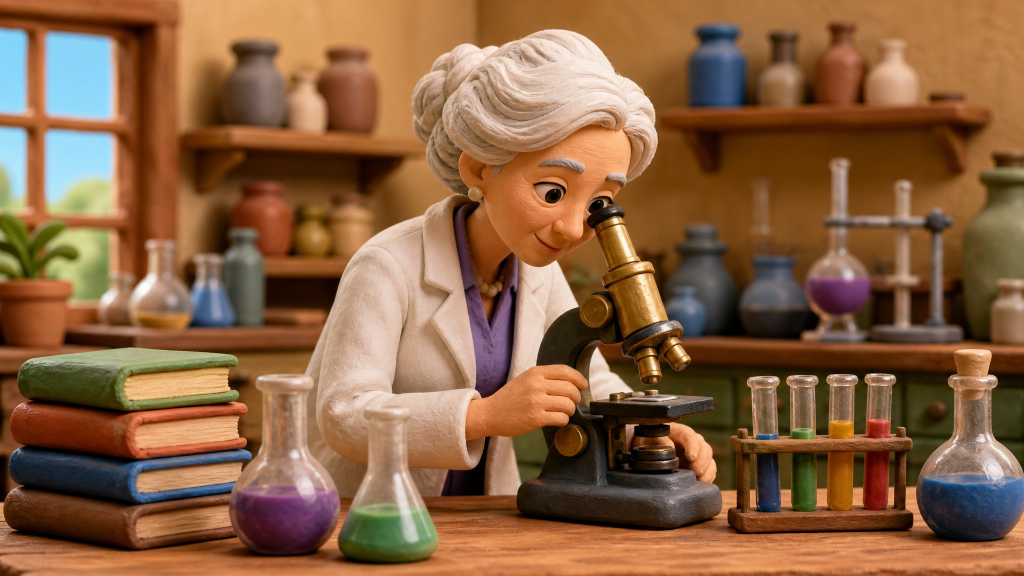
#> input picture themen/pea/bilder/D/k4.jpg, 2048 x 1152 px, given as the content of the folder bilder/bilder/D/k4.jpg, which was not available (shown at 1/2 size)
$ python kontaktbogen.py bilder/D/k4.jpg
#> lines starting #> are read from the running program, lines starting #| are printed output that depends on the picture
"""Kontaktbogen je Stil zur Sichtprüfung: python3 kontaktbogen.py I G D  →  kontakt_<Stil>.jpg (nicht einchecken)."""
import sys, os, glob
from PIL import Image, ImageDraw, ImageFont
F = ImageFont.truetype('/usr/share/fonts/truetype/dejavu/DejaVuSans-Bold.ttf', 22)
for stil in sys.argv[1:]:
    dateien = sorted(glob.glob(f'bilder/{stil}/*.jpg'), key=lambda p: (not os.path.basename(p).startswith('k'), p))
    dateien = [d for d in dateien if '_alt' not in d]
    W, H, n = 400, 320, 7
    bogen = Image.new('RGB', (n * W, ((len(dateien) + n - 1) // n) * H), 'white')
#> bogen: PIL image 2800x320 RGB; every value is 255
    for i, d in enumerate(dateien):
        im = Image.open(d); im.thumbnail((W - 6, H - 6))
#> further down, im is the input picture: PIL image 2048x1152 RGB; mean R, G, B 137.3, 97.6, 65.8
#> after `im.thumbnail((W - 6, H - 6))`:
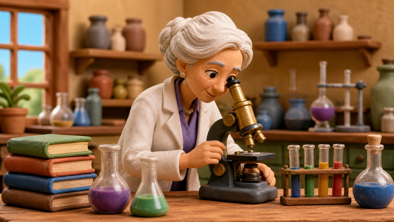
#> im: PIL image 394x222 RGB; mean R, G, B 137.5, 97.8, 66
        x, y = (i % n) * W, (i // n) * H
        bogen.paste(im, (x + 3, y + 3))
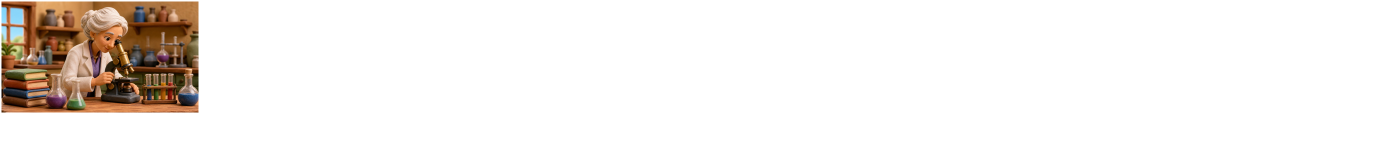
#> bogen: PIL image 2800x320 RGB (shown at 1/2 size); mean R, G, B 243.5, 239.7, 236.5
        ImageDraw.Draw(bogen).text((x + 8, y + 6), os.path.basename(d)[:-4], font=F, fill='white', stroke_width=3, stroke_fill='black')
    bogen.save(f'kontakt_{stil}.jpg', quality=82)
    print(stil, len(dateien))

$ run again, on themen/pea/bilder/G/k3.jpg
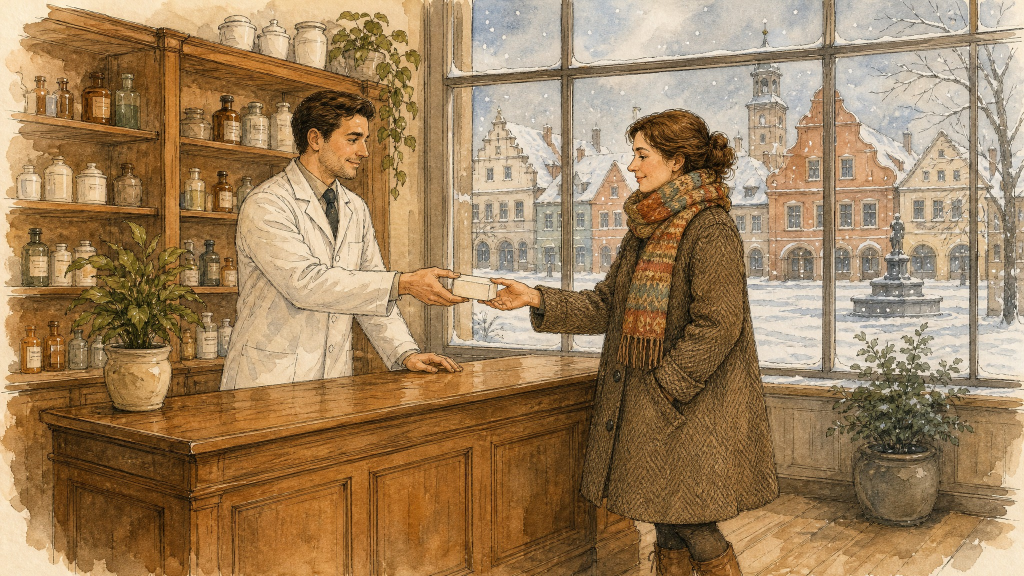
#> input picture themen/pea/bilder/G/k3.jpg, 2048 x 1152 px, given as the content of the folder bilder/bilder/G/k3.jpg, which was not available (shown at 1/2 size)
#> im is the input picture: PIL image 2048x1152 RGB; mean R, G, B 159.6, 130, 94
#> `im.thumbnail((W - 6, H - 6))`:
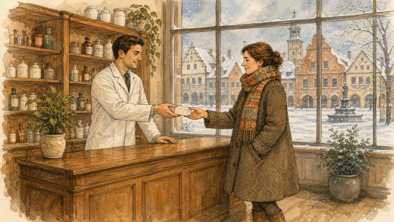
#> im: PIL image 394x222 RGB; mean R, G, B 159.7, 130.2, 94.1
#> `bogen.paste(im, (x + 3, y + 3))`:
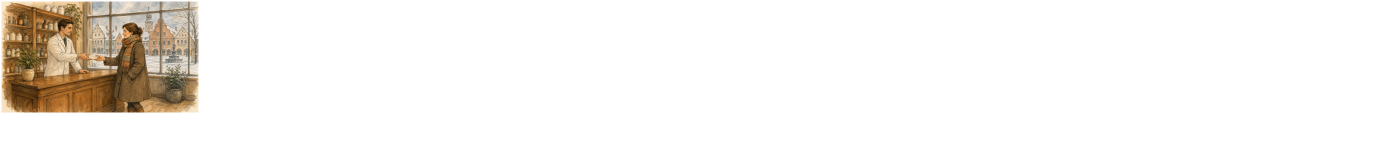
#> bogen: PIL image 2800x320 RGB (shown at 1/2 size); mean R, G, B 245.7, 242.8, 239.3

$ run again, on themen/pea/bilder/G/k4.jpg
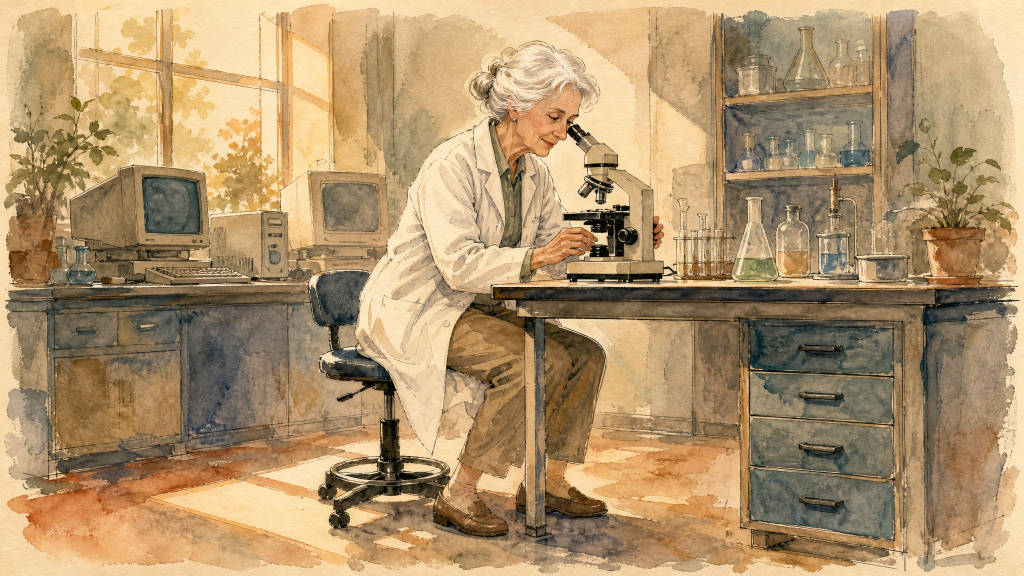
#> input picture themen/pea/bilder/G/k4.jpg, 2048 x 1152 px, given as the content of the folder bilder/bilder/G/k4.jpg, which was not available (shown at 1/2 size)
#> im is the input picture: PIL image 2048x1152 RGB; mean R, G, B 175.9, 147.5, 108.6
#> `im.thumbnail((W - 6, H - 6))`:
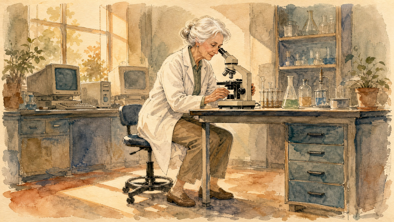
#> im: PIL image 394x222 RGB; mean R, G, B 176, 147.6, 108.8
#> `bogen.paste(im, (x + 3, y + 3))`:
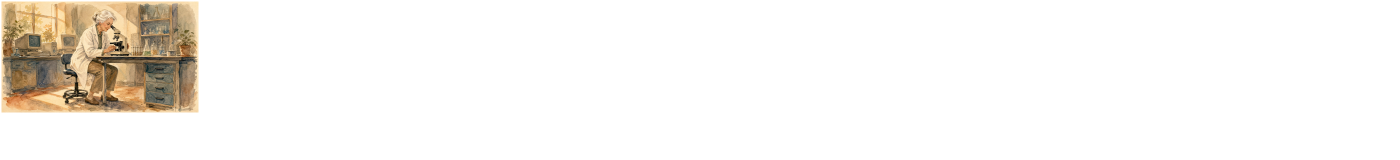
#> bogen: PIL image 2800x320 RGB (shown at 1/2 size); mean R, G, B 247.3, 244.5, 240.7

$ run again, on themen/pea/bilder/I/k1.jpg
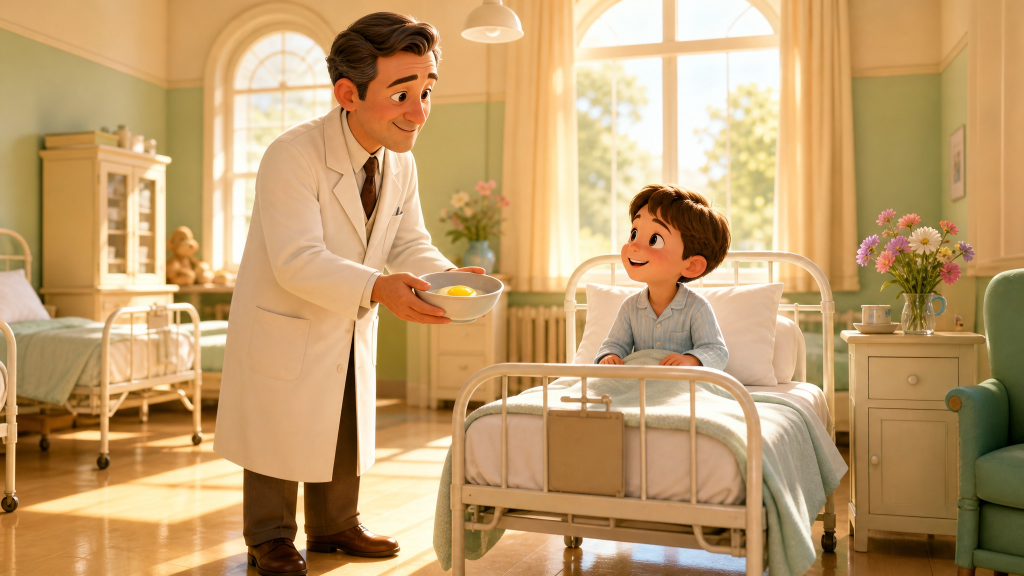
#> input picture themen/pea/bilder/I/k1.jpg, 2048 x 1152 px, given as the content of the folder bilder/bilder/I/k1.jpg, which was not available (shown at 1/2 size)
#> im is the input picture: PIL image 2048x1152 RGB; mean R, G, B 192.5, 156.7, 108.7
#> `im.thumbnail((W - 6, H - 6))`:
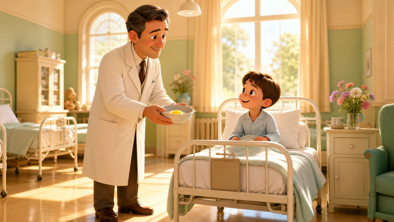
#> im: PIL image 394x222 RGB; mean R, G, B 192.7, 156.9, 108.9
#> `bogen.paste(im, (x + 3, y + 3))`:
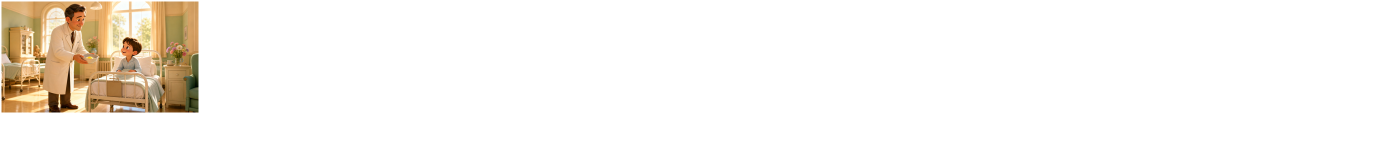
#> bogen: PIL image 2800x320 RGB (shown at 1/2 size); mean R, G, B 248.9, 245.4, 240.7
